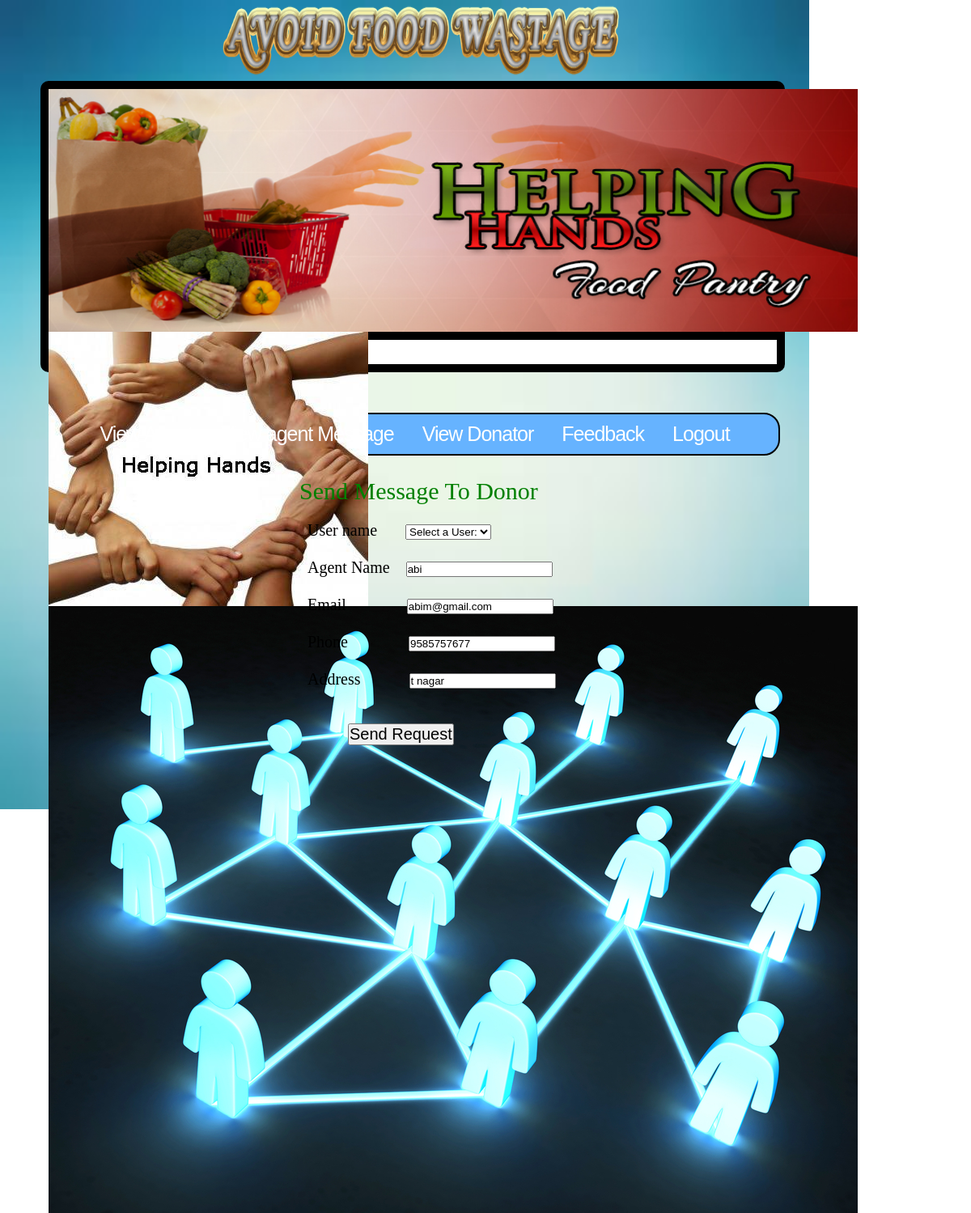
The app's page /code/sendmessage_todonator.php?uid3=4 with its own data.
### tables this page shows
CREATE TABLE IF NOT EXISTS `add_agent` (
  `agid` int(12) NOT NULL,
  `uname` varchar(30) NOT NULL,
  `agname` varchar(20) NOT NULL,
  `password` varchar(20) NOT NULL,
  `agemail` varchar(20) NOT NULL,
  `agphone` varchar(15) NOT NULL,
  `agplace` varchar(30) NOT NULL
);

### code/sendmessage_todonator.php (the view, shortened to what this page needs)
<?php
include 'adminheader.php';
$uid=$_GET['uid3'];
$res=mysql_query("select agid,agname,agemail,agphone,agplace from add_agent where agid=".$uid );
$userRow=mysql_fetch_array($res);
  ?>
<html>
<head>
<link href="style.css" rel="stylesheet">
</head>
<body>
<div id="admindonor">
Send Message To Donor</div>
<div id="donorform">
<form method="POST">
<label>User name&nbsp;&nbsp;&nbsp;&nbsp;&nbsp;&nbsp;</label>
<select onchange="fetch_select(this.value);" name="get_option">
  <option value="">Select a User:</option>
  </select><br>
<input type="hidden" name="agid" value="<?php echo $userRow['agid'];?>"><br>
<label>Agent Name&nbsp;&nbsp;&nbsp;&nbsp;</label><input type="text" name="username"  value="<?php echo $userRow['agname'];?>"><br><br>
<label>Email&nbsp;&nbsp;&nbsp;&nbsp;&nbsp;&nbsp;&nbsp;&nbsp;&nbsp;&nbsp;&nbsp;&nbsp;&nbsp;&nbsp;&nbsp;</label><input type="email" name="email" value="<?php echo $userRow['agemail'];?>"><br><br>
<label>Phone&nbsp;&nbsp;&nbsp;&nbsp;&nbsp;&nbsp;&nbsp;&nbsp;&nbsp;&nbsp;&nbsp;&nbsp;&nbsp;&nbsp; </label><input type="text" name="phone" value="<?php echo $userRow['agphone'];?>"><br><br>
<label>Address&nbsp;&nbsp;&nbsp;&nbsp;&nbsp;&nbsp;&nbsp;&nbsp;&nbsp;&nbsp;&nbsp;&nbsp;</label><input type="text" name="address" value="<?php echo $userRow['agplace'];?>"><br><br></div>
<div id="donordiv"><input type="submit" name="send_request" Value="Send Request"></div>
</body>
</html>

### code/style.css (style rules this page uses)
* { margin:0px; padding:0px; }
#admindonor { margin-left:370px; margin-top:50px; font-family:times new roman; font-size:30px; color:green; }
#donorform { margin-left:380px; font-size:20px; margin-top:20px; }
#donordiv { margin-left:430px; margin-top:20px; }
#donordiv input { font-size:20px; }

### code/adminheader.php (style rules this page uses)
* { margin: 0; outline: none; }

### records on screen
add_agent: username "abi", email "abim@gmail.com", phone "9585757677", address "t nagar"
